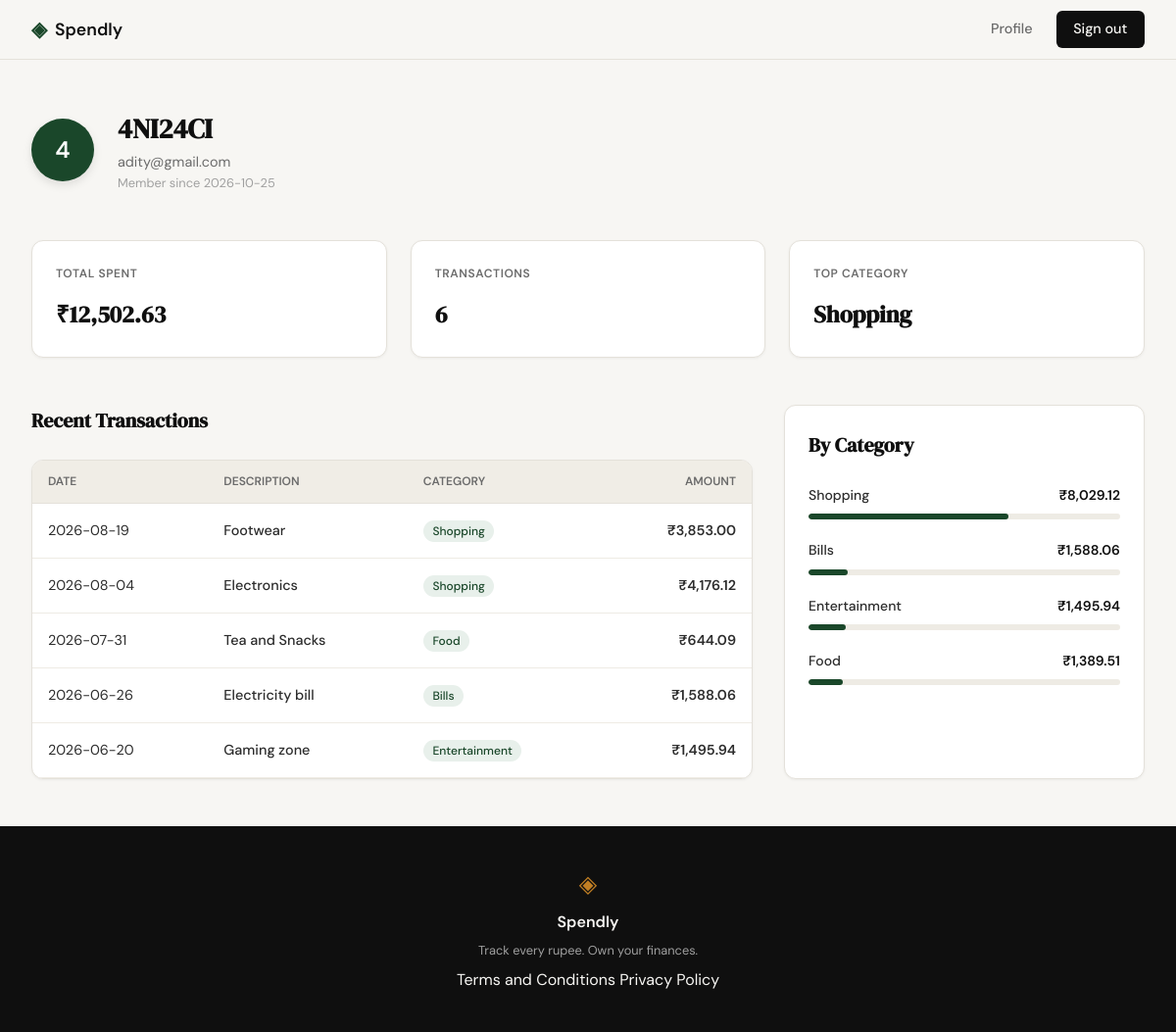
Page /profile (signed in) on the committed database.
### tables this page shows
CREATE TABLE users (
                id INTEGER PRIMARY KEY AUTOINCREMENT,
                username TEXT NOT NULL UNIQUE,
                email TEXT NOT NULL UNIQUE,
                password_hash TEXT NOT NULL,
                created_at DATETIME DEFAULT CURRENT_TIMESTAMP
            );

CREATE TABLE expenses (
                id INTEGER PRIMARY KEY AUTOINCREMENT,
                user_id INTEGER NOT NULL,
                amount REAL NOT NULL,
                category TEXT NOT NULL,
                date DATE NOT NULL,
                description TEXT,
                created_at DATETIME DEFAULT CURRENT_TIMESTAMP,
                FOREIGN KEY (user_id) REFERENCES users (id) ON DELETE CASCADE
            );

### app.py (the view)
@app.route("/profile")
@login_required
def profile():
    db = get_db()
    user = db.execute(
        "SELECT username, email, created_at FROM users WHERE id = ?",
        (session["user_id"],)
    ).fetchone()
    total_spent = db.execute(
        "SELECT SUM(amount) FROM expenses WHERE user_id = ?",
        (session["user_id"],)
    ).fetchone()[0] or 0
    transaction_count = db.execute(
        "SELECT COUNT(*) FROM expenses WHERE user_id = ?",
        (session["user_id"],)
    ).fetchone()[0] or 0
    top_category = db.execute(
        """SELECT category FROM expenses
           WHERE user_id = ?
           GROUP BY category
           ORDER BY SUM(amount) DESC
           LIMIT 1""",
        (session["user_id"],)
    ).fetchone()
    recent_txs = db.execute(
        """SELECT date, description, category, amount
           FROM expenses
           WHERE user_id = ?
           ORDER BY date DESC
           LIMIT 5""",
        (session["user_id"],)
    ).fetchall()
    category_breakdown = db.execute(
        """SELECT category, SUM(amount) as total
           FROM expenses
           WHERE user_id = ?
           GROUP BY category
           ORDER BY total DESC""",
        (session["user_id"],)
    ).fetchall()
    return render_template(
        "profile.html",
        user=user,
        total_spent=total_spent,
        transaction_count=transaction_count,
        top_category=top_category['category'] if top_category else "None",
        recent_txs=recent_txs,
        category_breakdown=category_breakdown
    )

### app.py (called while the page is built)
def login_required(f):
    @wraps(f)
    def decorated_function(*args, **kwargs):
        if 'user_id' not in session:
            flash("Please login to access this page.", "error")
            return redirect(url_for('login'))
        return f(*args, **kwargs)
    return decorated_function

### database/db.py (called while the page is built)
def get_db():
    if 'db' not in g:
        g.db = sqlite3.connect(
            DATABASE,
            detect_types=sqlite3.PARSE_DECLTYPES
        )
        g.db.row_factory = sqlite3.Row
        g.db.execute("PRAGMA foreign_keys = ON;")
    return g.db

### templates/profile.html (shortened to what this page needs)
{% extends "base.html" %}
{% block content %}
<div class="profile-page">
    <div class="profile-container">
        <header class="user-header">
            <div class="user-avatar">
                {{ user['username'][0] | upper }}
            </div>
            <div class="user-meta">
                <h1 class="user-name">{{ user['username'] }}</h1>
                <p class="user-email">{{ user['email'] }}</p>
                <p class="user-member">Member since {{ user['created_at'][:10] }}</p>
            </div>
        </header>
        <section class="stats-grid">
            <div class="stat-card">
                <span class="stat-label">TOTAL SPENT</span>
                <span class="stat-value">₹{{ "{:,.2f}".format(total_spent) }}</span>
            </div>
            <div class="stat-card">
                <span class="stat-label">TRANSACTIONS</span>
                <span class="stat-value">{{ transaction_count }}</span>
            </div>
            <div class="stat-card">
                <span class="stat-label">TOP CATEGORY</span>
                <span class="stat-value">{{ top_category }}</span>
            </div>
        </section>
        <div class="profile-main-grid">
            <section class="tx-section">
                <h2 class="section-title">Recent Transactions</h2>
                <div class="tx-table-container">
                    <table class="tx-table">
                        <thead>
                            <tr>
                                <th>DATE</th>
                                <th>DESCRIPTION</th>
                                <th>CATEGORY</th>
                                <th class="text-right">AMOUNT</th>
                            </tr>
                        </thead>
                        <tbody>
                            {% for tx in recent_txs %}
                            <tr>
                                <td>{{ tx['date'] }}</td>
                                <td class="desc-cell">{{ tx['description'] }}</td>
                                <td><span class="cat-badge">{{ tx['category'] }}</span></td>
                                <td class="text-right amount-cell">₹{{ "{:,.2f}".format(tx['amount']) }}</td>
                            </tr>
                            {% endfor %}
                        </tbody>
                    </table>
                </div>
            </section>
            <section class="cat-section">
                <h2 class="section-title">By Category</h2>
                <div class="cat-list">
                    {% for cat in category_breakdown %}
                    <div class="cat-row">
                        <div class="cat-info">
                            <span class="cat-name">{{ cat['category'] }}</span>
                            <span class="cat-amount">₹{{ "{:,.2f}".format(cat['total']) }}</span>
                        </div>
                        <div class="cat-bar-bg">
                            <div class="cat-bar-fill" style="width: {{ (cat['total'] / total_spent * 100) if total_spent > 0 else 0 }}%"></div>
                        </div>
                    </div>
                    {% endfor %}
                </div>
            </section>
        </div>
    </div>
</div>
{% endblock %}

### templates/base.html (shortened to what this page needs)
<!DOCTYPE html>
<html lang="en">
<head>
    <link rel="stylesheet" href="{{ url_for('static', filename='css/style.css') }}">
</head>
<body>
    <nav class="navbar">
        <div class="nav-inner">
            <a href="{{ url_for('landing') }}" class="nav-brand">
                <span class="brand-icon">◈</span>
                <span class="brand-name">Spendly</span>
            </a>
            <div class="nav-links">
                {% if session.get('user_id') %}
                    <a href="{{ url_for('profile') }}">Profile</a>
                    <a href="{{ url_for('logout') }}" class="nav-cta">Sign out</a>
                {% else %}
                    <a href="{{ url_for('login') }}">Sign in</a>
                    <a href="{{ url_for('register') }}" class="nav-cta">Get started</a>
                {% endif %}
            </div>
        </div>
    </nav>
    <main class="main-content">
        {% block content %}{% endblock %}
    </main>
    <footer class="footer">
        <div class="footer-inner">
            <span class="brand-icon">◈</span>
            <span class="footer-name">Spendly</span>
            <p class="footer-copy">Track every rupee. Own your finances.</p>
            <div class="footer-links">
                <a href="{{ url_for('terms') }}">Terms and Conditions</a>
                <a href="{{ url_for('privacy') }}">Privacy Policy</a>
            </div>
        </div>
    </footer>
</body>
</html>

### static/css/style.css (style rules this page uses)
:root { --ink: #0f0f0f; --ink-soft: #2d2d2d; --ink-muted: #6b6b6b; --ink-faint: #a0a0a0; --paper: #f7f6f3; --paper-warm: #f0ede6; --paper-card: #ffffff; --accent: #1a472a; --accent-light: #e8f0eb; --accent-2: #c17f24; --accent-2-light: #fdf3e3; --danger: #c0392b; --danger-light: #fdecea; --border: #e4e1da; --border-soft: #eeebe4; --font-display: 'DM Serif Display', Georgia, serif; --font-body: 'DM Sans', system-ui, sans-serif; --max-width: 1200px; --auth-width: 440px; --radius-sm: 6px; --radius-md: 12px; --radius-lg: 20px; }
*, *::before, *::after { box-sizing: border-box; margin: 0; padding: 0; }
html { font-size: 16px; scroll-behavior: smooth; }
body { background: var(--paper); color: var(--ink); font-family: var(--font-body); font-size: 1rem; line-height: 1.6; -webkit-font-smoothing: antialiased; }
a { color: inherit; text-decoration: none; }
.navbar { position: sticky; top: 0; z-index: 100; background: var(--paper); border-bottom: 1px solid var(--border); padding: 0 2rem; }
.nav-inner { max-width: var(--max-width); margin: 0 auto; height: 60px; display: flex; align-items: center; justify-content: space-between; }
.nav-brand { display: flex; align-items: center; gap: 0.5rem; font-family: var(--font-body); font-weight: 600; font-size: 1.1rem; color: var(--ink); }
.brand-icon { color: var(--accent); font-size: 1.3rem; }
.brand-name { color: var(--ink); }
.nav-links { display: flex; align-items: center; gap: 1.5rem; font-size: 0.9rem; font-weight: 500; }
.nav-links a { color: var(--ink-muted); transition: color 0.2s; }
.nav-cta { background: var(--ink) !important; color: var(--paper) !important; padding: 0.45rem 1.1rem; border-radius: var(--radius-sm); transition: background 0.2s !important; }
.main-content { min-height: calc(100vh - 60px - 100px); }
.stat-card { padding: 1rem; border: 1px solid var(--border-soft); border-radius: var(--radius-md); display: flex; flex-direction: column; gap: 0.25rem; }
.stat-label { font-size: 0.75rem; color: var(--ink-muted); font-weight: 500; }
.stat-value { font-family: var(--font-display); font-size: 1.25rem; font-weight: 600; color: var(--ink); }
.footer { background: var(--ink); color: var(--paper); padding: 2.5rem 2rem; text-align: center; }
.footer-inner { display: flex; flex-direction: column; align-items: center; gap: 0.4rem; }
.footer .brand-icon { color: var(--accent-2); font-size: 1.5rem; }
.footer-name { font-weight: 600; font-size: 1rem; }
.footer-copy { font-size: 0.8rem; color: var(--ink-faint); }

### rows in the picture
users: username "4", username "4NI24CI", email "adity@gmail.com", created_at "2026-10-25"
expenses: date "2026-08-19", description "Footwear", category "Shopping", amount "3,853.00"
expenses: date "2026-08-04", description "Electronics", category "Shopping", amount "4,176.12"
expenses: date "2026-07-31", description "Tea and Snacks", category "Food", amount "644.09"
expenses: date "2026-06-26", description "Electricity bill", category "Bills", amount "1,588.06", total "1,588.06", {{ (cat['total'] / total_spent * 100) if total_spent > 0 else 0 }} 12.701807539693649 (drawn)
expenses: date "2026-06-20", description "Gaming zone", category "Entertainment", amount "1,495.94", total "1,495.94", {{ (cat['total'] / total_spent * 100) if total_spent > 0 else 0 }} 11.965002563460649 (drawn)

### other values in the picture
{{ "{:,.2f}".format(total_spent) }} "12,502.63"
{{ transaction_count }} "6"
{{ top_category }} "Shopping"
{{ cat['category'] }} "Shopping" "Food"
{{ "{:,.2f}".format(cat['total']) }} "8,029.12" "1,389.51"
